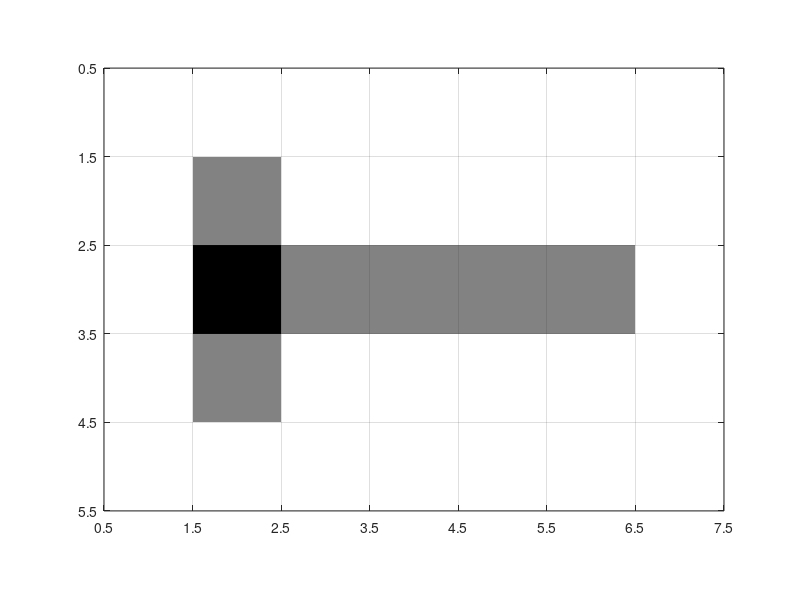
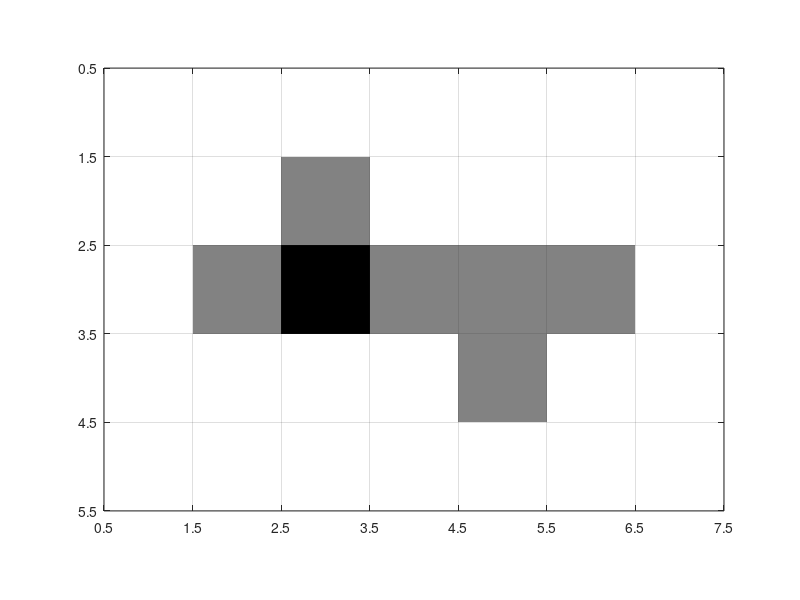
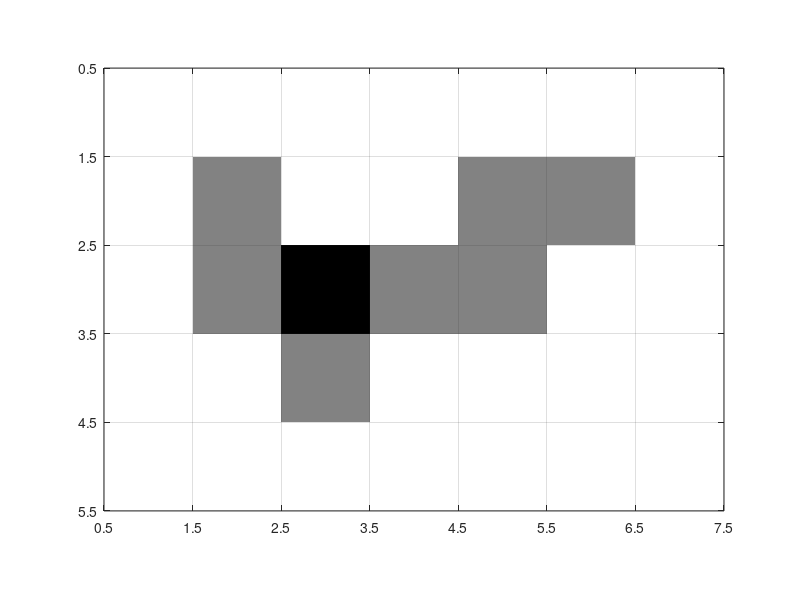
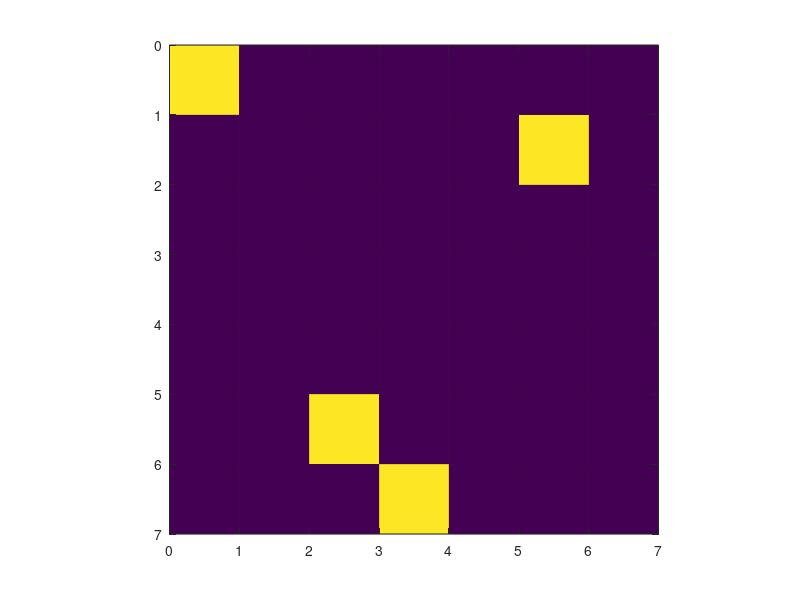

The MATLAB script that drew these images, in order:
%% visual representation of neurons
close all
clear
clc
%easy
easyNeuron=ones(5,7);
easyNeuron([7,9,13,18,23,28])=.5; easyNeuron(8)=0;
imagesc(easyNeuron); colormap gray; pbaspect([7 5 1]);
set(gca,'xtick',linspace(0.5,7.5,8),'ytick',linspace(0.5,5.5,6));
set(gca,'xgrid','on','ygrid','on','gridlinestyle','-');

%medium
medNeuron=ones(5,7);
medNeuron([8,12,18,23,24,28])=.5; medNeuron(13)=0;
figure; imagesc(medNeuron); colormap gray; pbaspect([7 5 1]);
set(gca,'xtick',linspace(0.5,7.5,8),'ytick',linspace(0.5,5.5,6));
set(gca,'xgrid','on','ygrid','on','gridlinestyle','-');

%hard
hardNeuron=ones(5,7);
hardNeuron([7,8,14,18,22,23,27])=.5; hardNeuron(13)=0;
figure; imagesc(hardNeuron); colormap gray; pbaspect([7 5 1]);
set(gca,'xtick',linspace(0.5,7.5,8),'ytick',linspace(0.5,5.5,6));
set(gca,'xgrid','on','ygrid','on','gridlinestyle','-');

%% Grid/neuron overlay construction

%easy 7x7 grid
nx=7; ny=7;
easyGrid=ones(nx,ny);
eShapeN = easyNeuron(2:4,2:6);
sizeN=size(eShapeN);
sizeG=size(easyGrid);
posVert=sizeG(1)-sizeN(1);
posHorz=sizeG(2)-sizeN(2);

vertShift=randi([0,posVert],1);
horzShift=randi([0,posHorz],1);

easyGrid((vertShift+[1:sizeN(1)]),(horzShift+[1:sizeN(2)]))=eShapeN;

nonAH=find(easyGrid == 1);
ehints=nonAH(randi([1,length(nonAH)],1,4));

easyGridDisp=zeros(nx,ny);
easyGridDisp(ehints)=easyGrid(ehints);

eXLabel=cell(1,(nx+1));
for i=1:(nx+1)
    eXLabel{i}=num2str(i-1);
end

eYLabel=cell(1,(ny+1));
for i=1:(ny+1)
    eYLabel{i}=num2str(i-1);
end

figure; imagesc(easyGridDisp)
pbaspect([nx ny 1]);
set(gca,'xtick',linspace(0.5,nx+0.5,nx+1),'ytick',linspace(0.5,ny+0.5,ny+1));
set(gca,'XTickLabel',eXLabel,'YTickLabel',eYLabel);
set(gca,'xgrid','on','ygrid','on','gridlinestyle','-');

%med 13x13 grid
nx=13; ny=13;
medGrid=ones(nx,ny);
mShapeN = medNeuron(2:4,2:6);
sizeN=size(mShapeN);
sizeG=size(medGrid);
posVert=sizeG(1)-sizeN(1);
posHorz=sizeG(2)-sizeN(2);

vertShift=randi([0,posVert],1);
horzShift=randi([0,posHorz],1);

medGrid((vertShift+[1:sizeN(1)]),(horzShift+[1:sizeN(2)]))=mShapeN;

nonNeuron=find(medGrid == 1);
mhints=nonNeuron(randi([1,length(nonAH)],1,4));

medGridDisp=zeros(nx,ny);
medGridDisp(mhints)=medGrid(mhints);

mXLabel=cell(1,(nx+1));
for i=1:(nx+1)
    mXLabel{i}=num2str(i-1);
end

mYLabel=cell(1,(ny+1));
for i=1:(ny+1)
    mYLabel{i}=num2str(i-1);
end

figure; imagesc(medGridDisp)
pbaspect([nx ny 1]);
set(gca,'xtick',linspace(0.5,nx+0.5,nx+1),'ytick',linspace(0.5,ny+0.5,ny+1));
set(gca,'XTickLabel',mXLabel,'YTickLabel',mYLabel);
set(gca,'xgrid','on','ygrid','on','gridlinestyle','-');

%hard 17x17 grid
nx=17; ny=17;
hardGrid=ones(nx,ny);
hShapeN = hardNeuron(2:4,2:6);
sizeN=size(hShapeN);
sizeG=size(hardGrid);
hposVert=sizeG(1)-sizeN(1);
hposHorz=sizeG(2)-sizeN(2);

hvertShift=randi([0,hposVert],1);
hhorzShift=randi([0,hposHorz],1);

hardGrid((hvertShift+[1:sizeN(1)]),(hhorzShift+[1:sizeN(2)]))=hShapeN;

nonNeuron=find(hardGrid == 1);
hhints=nonNeuron(randi([1,length(nonNeuron)],1,2));

hardGridDisp=zeros(nx,ny);
hardGridDisp(hhints)=hardGrid(hhints);

hXLabel=cell(1,(nx+1));
for i=1:(nx+1)
    hXLabel{i}=num2str(i-1);
end

hYLabel=cell(1,(ny+1));
for i=1:(ny+1)
    hYLabel{i}=num2str(i-1);
end

figure; imagesc(hardGridDisp)
pbaspect([nx ny 1]);
set(gca,'xtick',linspace(0.5,nx+0.5,nx+1),'ytick',linspace(0.5,ny+0.5,ny+1));
set(gca,'XTickLabel',hXLabel,'YTickLabel',hYLabel);
set(gca,'xgrid','on','ygrid','on','gridlinestyle','-');